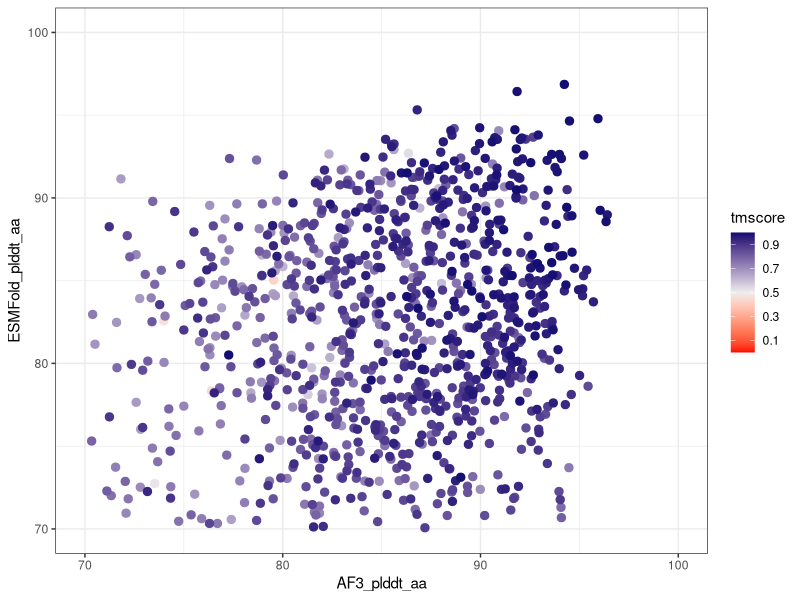

Write R code to recreate this figure.
library(ggplot2)
library(ggpubr)

dat<-read.table("FigS3c.ESMFold_vs_AF3_plddt_tmscore.tsv",header=T,sep="\t")

p <- ggplot(dat, aes(y=ESMFold_plddt_aa, x=AF3_plddt_aa,color=tmscore)) +
  geom_point(size=2.5) + 
  scale_color_gradient2(limits=c(0,1),breaks=c(0.1,0.3,0.5,0.7,0.9),
                        mid = "#EEEEEE",high = "#0D0C71",midpoint = 0.5,low = "#FF0000") +
  scale_y_continuous(limits = c(70,100),breaks = c(70,80,90,100)) +
  scale_x_continuous(limits = c(70,100),breaks = c(70,80,90,100)) +
  theme_bw()
p
